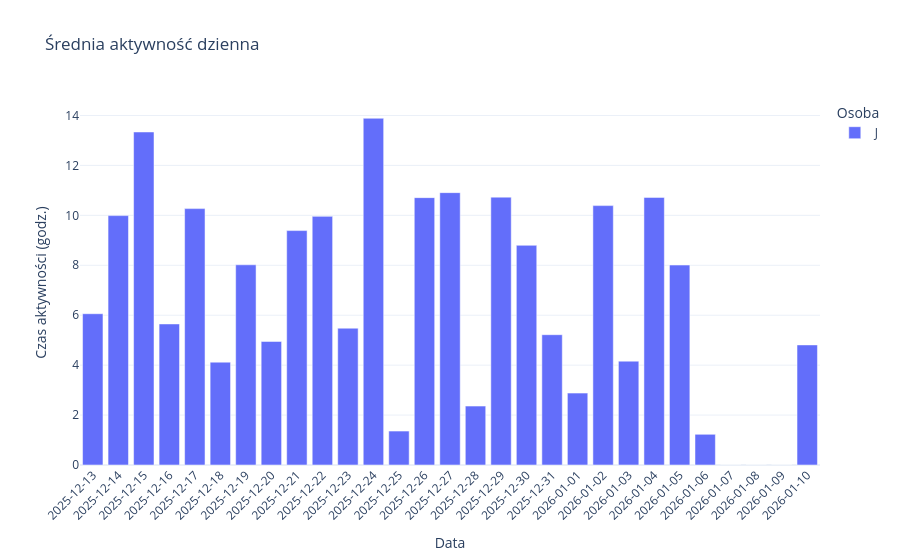

The notebook cell this image was saved under:
### Code cell
osoba = 'J'
Suma_osoby = Suma_z_dnia[Suma_z_dnia.osoba == osoba]

fig = px.bar(
    Suma_osoby,
    x='date',
    y='duration',
    color='osoba',           # każda osoba będzie miała osobną linię
    labels={'date':'Data', 'duration':'Czas aktywności (godz.)', 'osoba':'Osoba'},
    title='Średnia aktywność dzienna',
           template='plotly_white',

)

# wymuszenie chronologicznej kolejności X, jeśli daty są datetime to Plotly zrobi to automatycznie
fig.update_xaxes(dtick="D1", tickformat="%Y-%m-%d")  # co dzień
fig.update_layout(xaxis_tickangle=-45,  barmode='group')  # dla czytelności etykiet dat

fig.show()

### Figure 1 — Plotly figure (JSON) as saved in the notebook; plotly's stock layout.template omitted (floating-point values rounded to 4 significant figures)
{"data": [{"hovertemplate": "Osoba=J<br>Data=%{x}<br>Czas aktywności (godz.)=%{y}<extra></extra>", "legendgroup": "J", "marker": {"color": "#636efa", "pattern": {"shape": ""}}, "name": "J", "orientation": "v", "showlegend": true, "textposition": "auto", "type": "bar", "x": ["2025-12-13T00:00:00.000000000", "2025-12-14T00:00:00.000000000", "2025-12-15T00:00:00.000000000", "2025-12-16T00:00:00.000000000", "2025-12-17T00:00:00.000000000", "2025-12-18T00:00:00.000000000", "2025-12-19T00:00:00.000000000", "2025-12-20T00:00:00.000000000", "2025-12-21T00:00:00.000000000", "2025-12-22T00:00:00.000000000", "2025-12-23T00:00:00.000000000", "2025-12-24T00:00:00.000000000", "2025-12-25T00:00:00.000000000", "2025-12-26T00:00:00.000000000", "2025-12-27T00:00:00.000000000", "2025-12-28T00:00:00.000000000", "2025-12-29T00:00:00.000000000", "2025-12-30T00:00:00.000000000", "2025-12-31T00:00:00.000000000", "2026-01-01T00:00:00.000000000", "2026-01-02T00:00:00.000000000", "2026-01-03T00:00:00.000000000", "2026-01-04T00:00:00.000000000", "2026-01-05T00:00:00.000000000", "2026-01-06T00:00:00.000000000", "2026-01-07T00:00:00.000000000", "2026-01-08T00:00:00.000000000", "2026-01-09T00:00:00.000000000", "2026-01-10T00:00:00.000000000"], "xaxis": "x", "y": [6.06, 9.99, 13.34, 5.65, 10.27, 4.12, 8.02, 4.95, 9.39, 9.96, 5.48, 13.89, 1.36, 10.71, 10.91, 2.36, 10.73, 8.8, 5.22, 2.88, 10.39, 4.16, 10.72, 8.01, 1.23, 0.0, 0.0, 0.0, 4.81], "yaxis": "y"}], "layout": {"barmode": "group", "legend": {"title": {"text": "Osoba"}, "tracegroupgap": 0}, "title": {"text": "Średnia aktywność dzienna"}, "xaxis": {"anchor": "y", "domain": [0, 1], "dtick": "D1", "tickangle": -45, "tickformat": "%Y-%m-%d", "title": {"text": "Data"}}, "yaxis": {"anchor": "x", "domain": [0, 1], "title": {"text": "Czas aktywności (godz.)"}}}}
